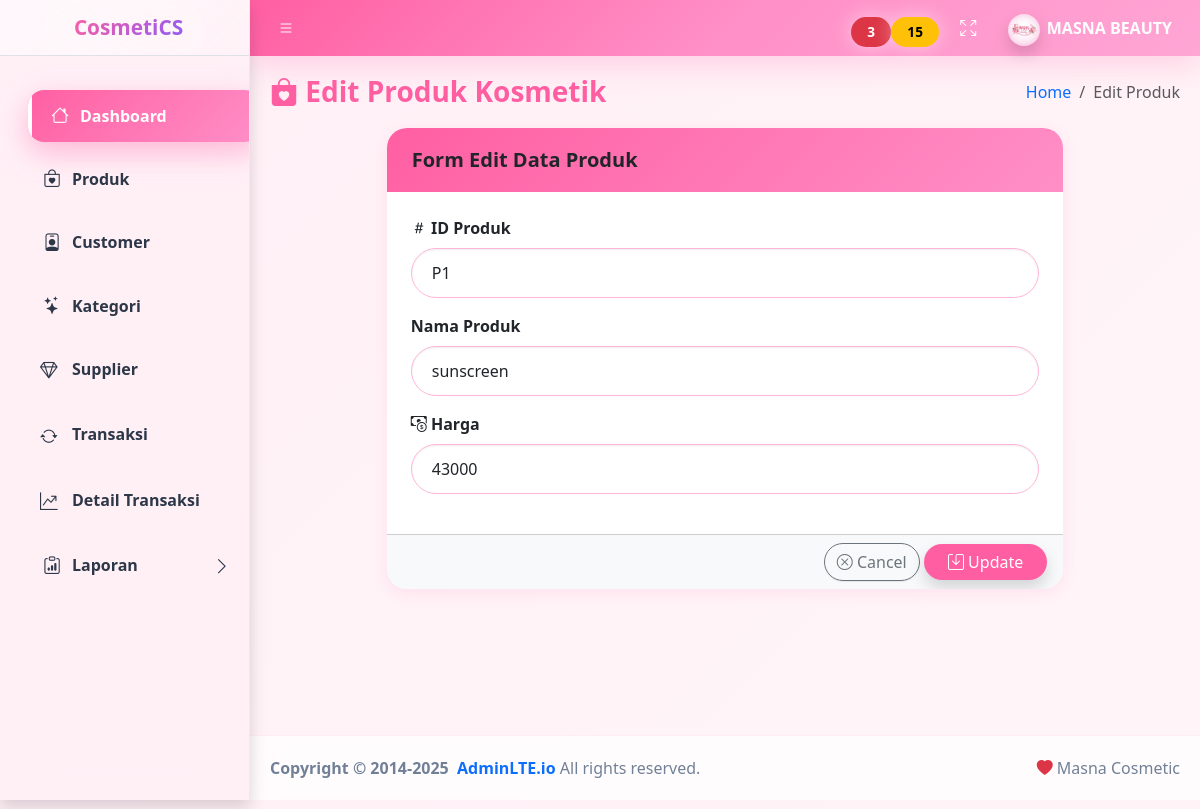
The page /dashboard.php?menu=editproduk&id_produk=P1 (signed in) on the database its author committed.
### tables this page shows
CREATE TABLE `produk` (
  `id_produk` varchar(10) NOT NULL,
  `nama_produk` varchar(100) DEFAULT NULL,
  `harga` int(11) DEFAULT NULL,
  `stok` int(11) DEFAULT NULL,
  `id_kategori` varchar(10) NOT NULL,
  `id_supplier` varchar(10) NOT NULL,
  `foto` varchar(100) DEFAULT NULL
);

### form/produk/editproduk.php (the view, shortened to what this page needs)
<main class="app-main">
  <div class="app-content-header">
    <div class="container-fluid">
      <div class="row align-items-center">
        <div class="col-sm-6">
          <h3 class="mb-0 fw-bold text-pink">
            <i class="bi bi-bag-heart-fill"></i>
            Edit Produk Kosmetik
          </h3>
        </div>
        <div class="col-sm-6">
          <ol class="breadcrumb float-sm-end">
            <li class="breadcrumb-item"><a href="dashboard.php">Home</a></li>
            <li class="breadcrumb-item active">Edit Produk</li>
          </ol>
        </div>
      </div>
    </div>
  </div>
  <div class="app-content">
    <div class="container-fluid">
      <div class="row justify-content-center">
        <div class="col-md-9">
          <div class="card card-cosmetic">
            <div class="card-header header-cosmetic">
              <h5 class="mb-0 fw-semibold">
                Form Edit Data Produk
              </h5>
            </div>
            <?php
            include "koneksi.php";
            $kode = isset($_GET['id_produk']) ? $_GET['id_produk'] : '';
            $sql  = mysqli_query($koneksi,"SELECT * FROM produk WHERE id_produk='$kode'");
            $data = mysqli_fetch_assoc($sql);
            ?>
            <form method="post" action="form/produk/simpan_editproduk.php">
              <div class="card-body px-4 py-4">
                <div class="mb-3">
                  <label class="form-label fw-semibold">
                    <i class="bi bi-hash"></i> ID Produk
                  </label>
                  <input type="text"
                         name="id_produk"
                         class="form-control form-control-cosmetic"
                         value="<?= $data['id_produk'] ?>"
                         readonly>
                </div>
                <div class="mb-3">
                  <label class="form-label fw-semibold">
                    <i class="bi bi-box-heart-fill"></i> Nama Produk
                  </label>
                  <input type="text"
                         name="txtNamaproduk"
                         class="form-control form-control-cosmetic"
                         value="<?= $data['nama_produk'] ?>"
                         placeholder="Lip Cream, Serum Wajah..."
                         required>
                </div>
                <div class="mb-3">
                  <label class="form-label fw-semibold">
                    <i class="bi bi-cash-coin"></i> Harga
                  </label>
                  <input type="text"
                         name="txtJumlah"
                         class="form-control form-control-cosmetic"
                         value="<?= $data['harga'] ?>"
                         placeholder="Rp 50.000"
                         required>
                </div>
              </div>
              <div class="card-footer bg-light text-end">
                <a href="dashboard.php?menu=produk"
                   class="btn btn-outline-secondary rounded-pill">
                  <i class="bi bi-x-circle"></i> Cancel
                </a>
                <button type="submit"
                        class="btn btn-pink rounded-pill px-4 shadow">
                  <i class="bi bi-save"></i> Update
                </button>
              </div>
            </form>
          </div>
        </div>
      </div>
    </div>
  </div>
</main>

### dashboard.php (style rules this page uses)
:root { --pink-primary: #ff5fa2; --pink-secondary: #ff8fc7; --pink-light: #fff0f6; --pink-dark: #ff2f8a; --purple: #8b5cf6; --text-dark: #2d3748; --text-muted: #718096; --border-radius: 20px; --shadow-sm: 0 4px 15px rgba(255,95,162,.12); --shadow-md: 0 10px 30px rgba(255,95,162,.2); --shadow-lg: 0 20px 50px rgba(255,95,162,.3); --transition: all .4s cubic-bezier(.4,0,.2,1); }
body { background: linear-gradient(135deg, #fff0f6 0%, #fff5f8 100%); font-family: 'Segoe UI', system-ui, -apple-system, sans-serif; color: var(--text-dark); }
.card { border: none !important; border-radius: var(--border-radius) !important; box-shadow: var(--shadow-sm) !important; transition: var(--transition) !important; overflow: hidden; background: #fff; }
.card-header { background: linear-gradient(135deg, #ff5fa2 0%, #ff8fc7 100%); color: #fff; border: none !important; padding: 20px 25px; font-weight: 700; font-size: 1.1rem; }
.app-main, .card, .small-box { animation: fadeInUp .6s ease-out; }
.app-main { animation-delay: .1s; }

### form/produk/editproduk.php (style rules this page uses)
:root { --pink:#ff5fa2; --pink-soft:#fff0f6; }
.text-pink { color:var(--pink); }
.card-cosmetic { border:none; border-radius:24px; box-shadow:0 18px 45px rgba(255,95,162,.30); }
.header-cosmetic { background:linear-gradient(135deg,#ff5fa2,#ff8fc7); color:#fff; border-radius:24px 24px 0 0; }
.form-control-cosmetic { border-radius:30px; padding:12px 20px; border:1px solid #ffb6d9; }
.btn-pink { background:#ff5fa2; color:#fff; border:none; }

### rows shown on the page
produk: id_produk "P1", txtNamaproduk "sunscreen", txtJumlah "43000"
